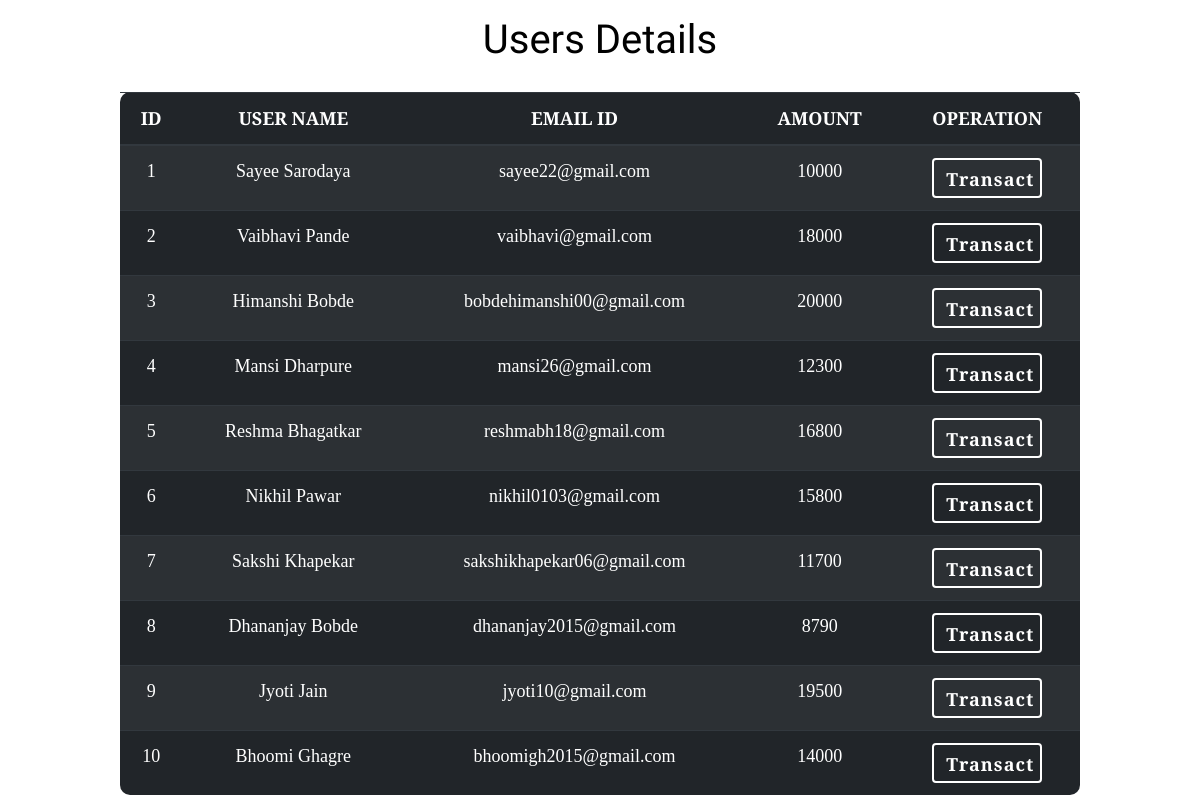
/userDetails.php, run on the app's committed database.
### tables this page shows
CREATE TABLE IF NOT EXISTS `userdetails` (
  `id` int NOT NULL AUTO_INCREMENT,
  `user_name` varchar(255) NOT NULL,
  `email` varchar(255) NOT NULL,
  `amount` varchar(255) NOT NULL,
  PRIMARY KEY (`id`)
);

### userDetails.php (the view, shortened to what this page needs)
<!DOCTYPE html>
<html lang="en">
<head>
    <link rel="stylesheet" href="https://stackpath.bootstrapcdn.com/bootstrap/4.1.3/css/bootstrap.min.css">
    <link rel="stylesheet" href="css/user.css">
</head>
<body>
    <h1>Users Details</h1>
    <div class="center-div">
        <div class="table-responsive">
            <table class="table table-striped table-dark">
                <thead>
                    <tr>
                        <th scope="col">Id</th>
                        <th scope="col">User Name</th>
                        <th scope="col">Email Id</th>
                        <th scope="col">Amount</th>
                        <th scope="col">Operation</th>
                    </tr>
                </thead>
                <tbody>
                    <?php
                    include 'connection.php';
                    $selectquery = " select * from userdetails ";
                    $query = mysqli_query($conn, $selectquery);
                    while ($res = mysqli_fetch_array($query)) {
                    ?>
                        <tr>
                            <td scope="row"><?php echo $res['id']; ?></td>
                            <td><?php echo $res['user_name']; ?></td>
                            <td><?php echo $res['email']; ?></td>
                            <td><?php echo $res['amount']; ?></td>
                            <td><a href="transferMoney.php?id= <?php echo $res['id']; ?>"><button type="button" class="btn btn1">Transact</button></a></td>
                        </tr>
                    <?php
                    }
                    ?>
                </tbody>
            </table>
        </div>
    </div>
</body>
</html>

### css/user.css (style rules this page uses)
* { margin: 0; padding: 0; box-sizing: border-box; }
.center-div { width: 80%; padding: 20px 0 0 0; border-radius: 15px; align-items: center; margin-left: 10%; }
h1 { font-size: 40px; color: black; text-align: center; padding: 16px 0 0 0; font-family: "Goblin One", cursive; }
table { border-radius: 10px; }
th, td { font-family: "Source Serif Pro", serif; }
th { text-transform: uppercase; font-weight: bolder; text-align: center; font-size: 18px; }
td { font-size: 18px; text-align: center; }
.btn1 { width: 110px; height: 40px; border: none; color: white; font-size: 18px; border-radius: 4px; transition: ease-out 0.3s; outline: none; text-align: center; border: 2px solid white; position: relative; font-weight: bold; letter-spacing: 1px; background: transparent; z-index: 1; }
.btn1:before { transition: 0.5s all ease; position: absolute; top: 0; left: 50%; right: 50%; bottom: 0; opacity: 0; content: ""; background-color: grey; }

### data on the page
userdetails: id "1", user_name "Sayee Sarodaya", email "sayee22@gmail.com", amount "10000"
userdetails: id "2", user_name "Vaibhavi Pande", email "vaibhavi@gmail.com", amount "18000"
userdetails: id "3", user_name "Himanshi Bobde", email "bobdehimanshi00@gmail.com", amount "20000"
userdetails: id "4", user_name "Mansi Dharpure", email "mansi26@gmail.com", amount "12300"
userdetails: id "5", user_name "Reshma Bhagatkar", email "reshmabh18@gmail.com", amount "16800"
userdetails: id "6", user_name "Nikhil Pawar", email "nikhil0103@gmail.com", amount "15800"
userdetails: id "7", user_name "Sakshi Khapekar", email "sakshikhapekar06@gmail.com", amount "11700"
userdetails: id "8", user_name "Dhananjay Bobde", email "dhananjay2015@gmail.com", amount "8790"
userdetails: id "9", user_name "Jyoti Jain", email "jyoti10@gmail.com", amount "19500"
userdetails: id "10", user_name "Bhoomi Ghagre", email "bhoomigh2015@gmail.com", amount "14000"
